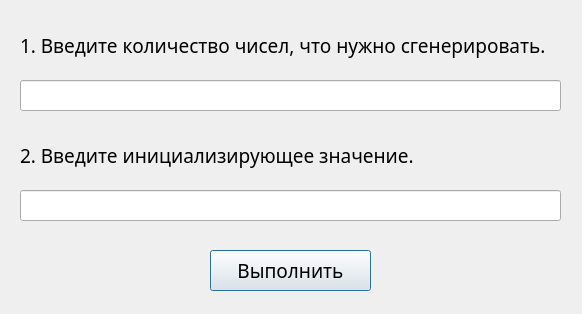
<?xml version="1.0" encoding="UTF-8"?>
<ui version="4.0">
 <class>Dialog</class>
 <widget class="QDialog" name="Dialog">
  <property name="geometry">
   <rect>
    <x>0</x>
    <y>0</y>
    <width>582</width>
    <height>314</height>
   </rect>
  </property>
  <property name="font">
   <font>
    <family>Calibri Light</family>
    <pointsize>14</pointsize>
   </font>
  </property>
  <property name="windowTitle">
   <string>Метод квадратов</string>
  </property>
  <property name="windowIcon">
   <iconset>
    <normaloff>icon.png</normaloff>icon.png</iconset>
  </property>
  <widget class="QLabel" name="label">
   <property name="geometry">
    <rect>
     <x>20</x>
     <y>30</y>
     <width>541</width>
     <height>31</height>
    </rect>
   </property>
   <property name="text">
    <string>1. Введите количество чисел, что нужно сгенерировать.</string>
   </property>
  </widget>
  <widget class="QLineEdit" name="lineEdit">
   <property name="geometry">
    <rect>
     <x>20</x>
     <y>80</y>
     <width>541</width>
     <height>31</height>
    </rect>
   </property>
  </widget>
  <widget class="QLabel" name="label_2">
   <property name="geometry">
    <rect>
     <x>20</x>
     <y>140</y>
     <width>541</width>
     <height>31</height>
    </rect>
   </property>
   <property name="text">
    <string>2. Введите инициализирующее значение.</string>
   </property>
  </widget>
  <widget class="QLineEdit" name="lineEdit_2">
   <property name="geometry">
    <rect>
     <x>20</x>
     <y>190</y>
     <width>541</width>
     <height>31</height>
    </rect>
   </property>
  </widget>
  <widget class="QPushButton" name="pushButton">
   <property name="geometry">
    <rect>
     <x>210</x>
     <y>250</y>
     <width>161</width>
     <height>41</height>
    </rect>
   </property>
   <property name="text">
    <string>Выполнить</string>
   </property>
  </widget>
 </widget>
 <resources/>
 <connections/>
</ui>
